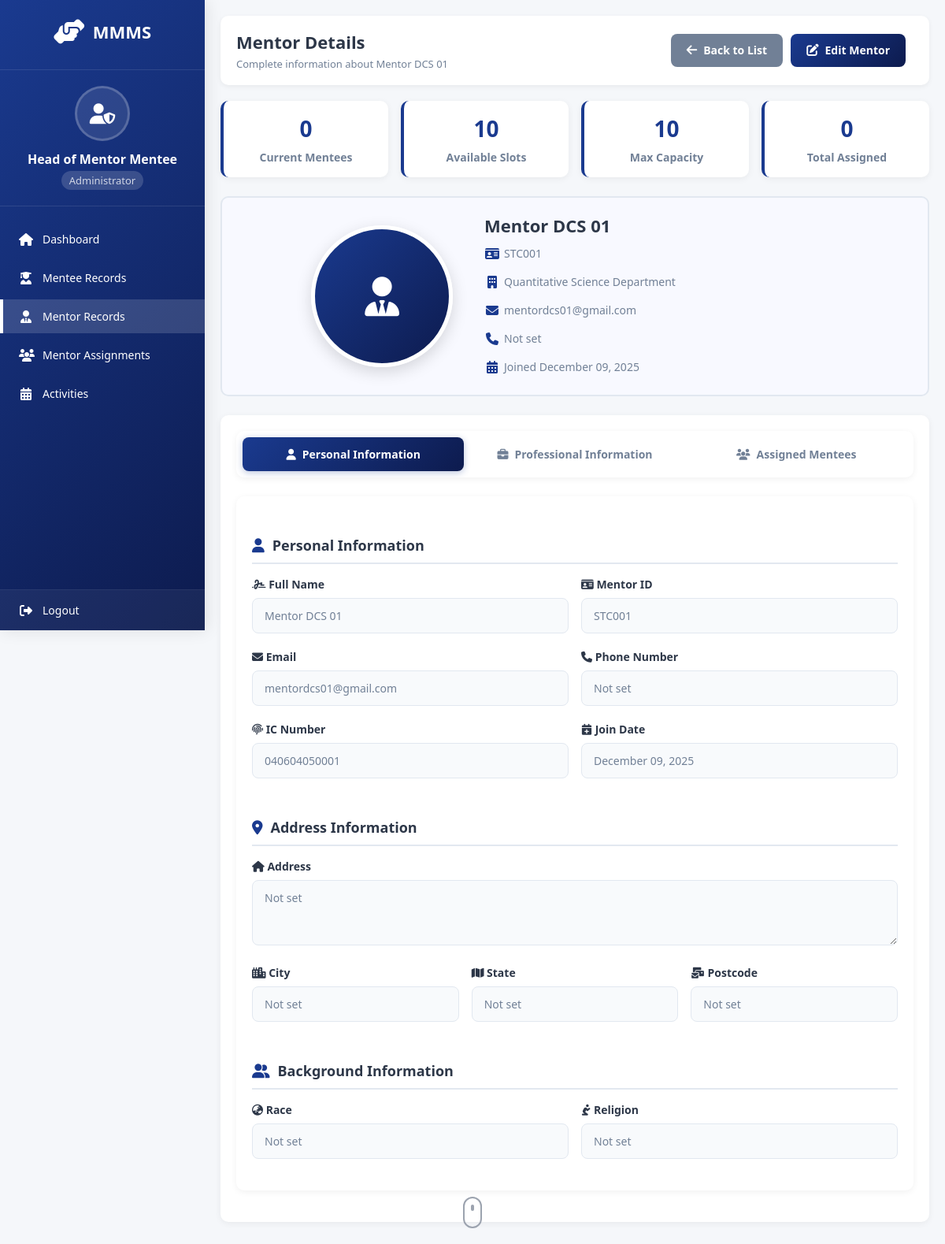
The app's page /mmms/head/mentors/view/STC001/ (signed in), older data.
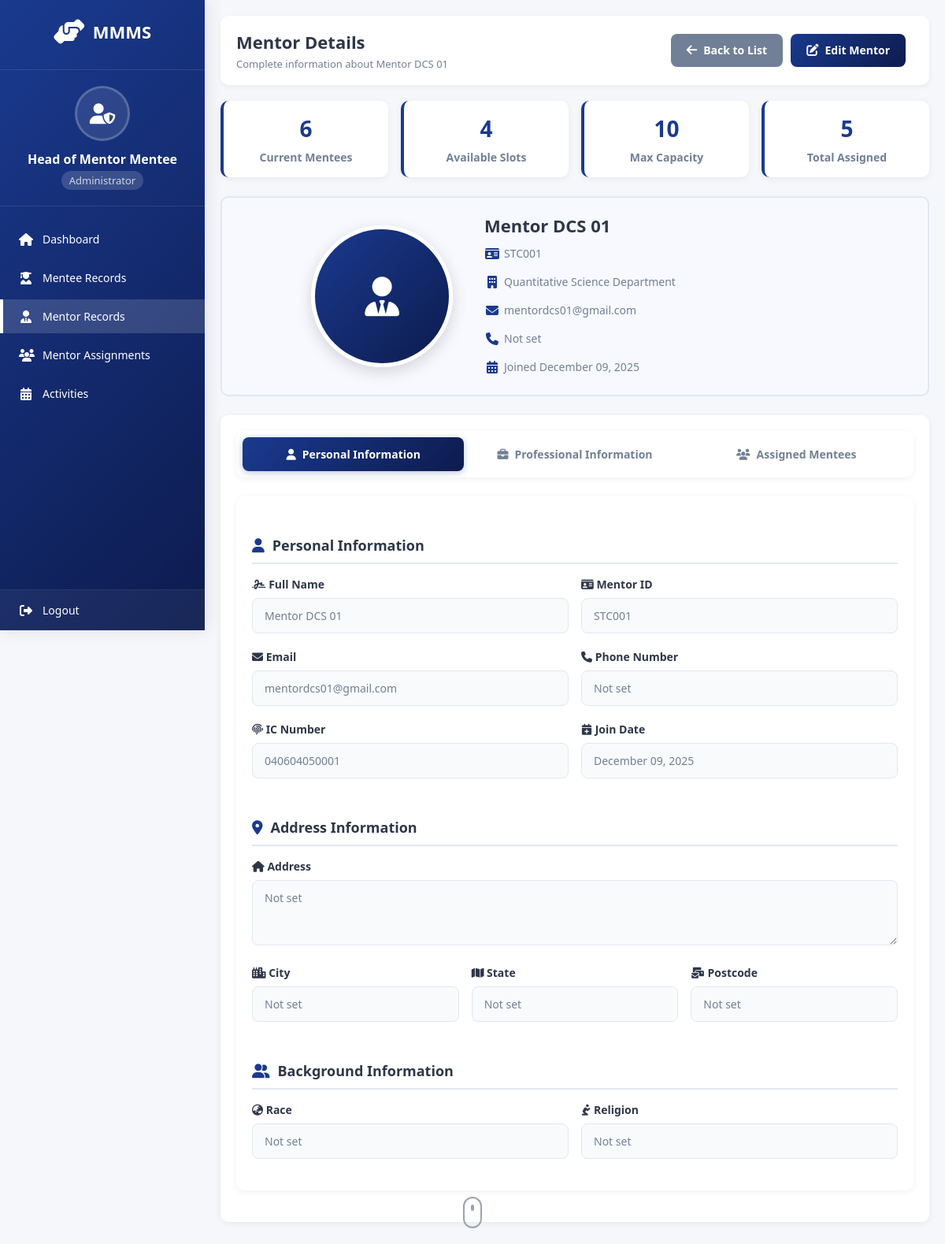
The same page, newer data.
### system/models.py (models this page shows, shortened)
class Mentor(models.Model):
    user = models.OneToOneField(settings.AUTH_USER_MODEL, on_delete=models.CASCADE)
    profile_picture = models.ImageField(upload_to='mentor_profile_pictures/', null=True, blank=True)
    MentorID = models.CharField(max_length=12, primary_key=True)
    MentorName = models.CharField(max_length=100)
    MentorEmail = models.EmailField()
    MentorPhone = models.CharField(max_length=15)
    MentorIC = models.CharField(max_length=15)
    MentorAddress = models.CharField(max_length=255)
    MentorPostcode = models.CharField(max_length=10)
    MentorCity = models.CharField(max_length=50)
    MentorState = models.CharField(max_length=50)
    MentorRace = models.CharField(max_length=50)
    MentorReligion = models.CharField(max_length=50)
    MentorDepartment = models.CharField(max_length=100)
    MaxMentees = models.IntegerField(default=20)
    CurrentMentees = models.IntegerField(default=0)
    MentorJoinDate = models.DateField()
    @property
    def vacancy_count(self):
        return self.MaxMentees - self.current_mentees_count
    @property
    def current_mentees_count(self):
        return self.assignments.filter(assignment_status='active').count()

### system/views.py (the view)
# urls.py: path('head/mentors/view/<str:mentor_id>/', views.view_mentor, name='view_mentor'),
@login_required
def view_mentor(request, mentor_id):
    if request.user.role != 'head':
        messages.error(request, 'Access denied. Head role required.')
        return redirect('homepage')
    try:
        mentor = Mentor.objects.get(MentorID=mentor_id)
        assigned_mentees = Mentee.objects.filter(assigned_mentor=mentor)
        male_mentees = assigned_mentees.filter(MenteeGender='male').count()
        female_mentees = assigned_mentees.filter(MenteeGender='female').count()
        vacancy_rate = int((mentor.vacancy_count / mentor.MaxMentees) * 100) if mentor.MaxMentees > 0 else 0
        context = {
            'mentor': mentor,
            'assigned_mentees': assigned_mentees,
            'male_mentees_count': male_mentees,
            'female_mentees_count': female_mentees,
            'vacancy_rate': vacancy_rate,
        }
        return render(request, 'head_view_mentor.html', context)
    except Mentor.DoesNotExist:
        messages.error(request, f'Mentor with ID {mentor_id} not found.')
        return redirect('manage_mentors')

### system/templates/head_view_mentor.html (shortened to what the changed rows need)
<!DOCTYPE html>
<html lang="en">
<head>
    <link rel="stylesheet" href="https://cdnjs.cloudflare.com/ajax/libs/font-awesome/6.4.0/css/all.min.css">
</head>
<body>
    <div class="main-content">
        <div class="content-header">
            <div class="header-left">
                <h1>Mentor Details</h1>
                <p>Complete information about {{ mentor.MentorName }}</p>
            </div>
        </div>
        <div class="stats-grid">
            <div class="stat-card">
                <div class="stat-value">{{ mentor.CurrentMentees }}</div>
                <div class="stat-label">Current Mentees</div>
            </div>
            <div class="stat-card">
                <div class="stat-value">{{ mentor.vacancy_count }}</div>
                <div class="stat-label">Available Slots</div>
            </div>
            <div class="stat-card">
                <div class="stat-value">{{ mentor.MaxMentees }}</div>
                <div class="stat-label">Max Capacity</div>
            </div>
            <div class="stat-card">
                <div class="stat-value">
                    {% if assigned_mentees %}
                    {{ assigned_mentees.count }}
                    {% else %}
                    0
                    {% endif %}
                </div>
                <div class="stat-label">Total Assigned</div>
            </div>
        </div>
        <div class="mentor-profile-section">
            <div class="mentor-basic-info">
                <h3>{{ mentor.MentorName }}</h3>
                <p><i class="fas fa-id-card"></i> {{ mentor.MentorID }}</p>
                <p><i class="fas fa-building"></i> {{ mentor.MentorDepartment }}</p>
                <p><i class="fas fa-envelope"></i> {{ mentor.MentorEmail }}</p>
                <p><i class="fas fa-phone"></i> {{ mentor.MentorPhone|default:"Not set" }}</p>
                <p><i class="fas fa-calendar-alt"></i> Joined {{ mentor.MentorJoinDate|date:"F d, Y" }}</p>
            </div>
        </div>
        <div class="profile-card">
            <div class="tab-content active" id="personal-tab">
                <h2 class="section-title">
                    <i class="fas fa-user"></i>
                    Personal Information
                </h2>
                <div class="form-row">
                    <div class="form-group">
                        <label for="MentorName">
                            <i class="fas fa-signature"></i> Full Name
                        </label>
                        <input type="text" id="MentorName" value="{{ mentor.MentorName }}" class="readonly-field"
                            readonly>
                    </div>
                    <div class="form-group">
                        <label for="MentorID">
                            <i class="fas fa-id-card"></i> Mentor ID
                        </label>
                        <input type="text" id="MentorID" value="{{ mentor.MentorID }}" class="readonly-field" readonly>
                    </div>
                </div>
                <div class="form-row">
                    <div class="form-group">
                        <label for="MentorEmail">
                            <i class="fas fa-envelope"></i> Email
                        </label>
                        <input type="email" id="MentorEmail" value="{{ mentor.MentorEmail }}" class="readonly-field"
                            readonly>
                    </div>
                    <div class="form-group">
                        <label for="MentorPhone">
                            <i class="fas fa-phone"></i> Phone Number
                        </label>
                        <input type="text" id="MentorPhone" value="{{ mentor.MentorPhone|default:'Not set' }}"
                            class="readonly-field" readonly>
                    </div>
                </div>
                <div class="form-row">
                    <div class="form-group">
                        <label for="MentorIC">
                            <i class="fas fa-fingerprint"></i> IC Number
                        </label>
                        <input type="text" id="MentorIC" value="{{ mentor.MentorIC|default:'Not set' }}"
                            class="readonly-field" readonly>
                    </div>
                    <div class="form-group">
                        <label for="MentorJoinDate">
                            <i class="fas fa-calendar-plus"></i> Join Date
                        </label>
                        <input type="text" id="MentorJoinDate" value="{{ mentor.MentorJoinDate|date:'F d, Y' }}"
                            class="readonly-field" readonly>
                    </div>
                </div>
                <h2 class="section-title">
                    <i class="fas fa-map-marker-alt"></i>
                    Address Information
                </h2>
                <div class="form-group">
                    <label for="MentorAddress">
                        <i class="fas fa-home"></i> Address
                    </label>
                    <textarea id="MentorAddress" class="readonly-field" rows="3"
                        readonly>{{ mentor.MentorAddress|default:'Not set' }}</textarea>
                </div>
                <div class="form-row">
                    <div class="form-group">
                        <label for="MentorCity">
                            <i class="fas fa-city"></i> City
                        </label>
                        <input type="text" id="MentorCity" value="{{ mentor.MentorCity|default:'Not set' }}"
                            class="readonly-field" readonly>
                    </div>
                    <div class="form-group">
                        <label for="MentorState">
                            <i class="fas fa-map"></i> State
                        </label>
                        <input type="text" id="MentorState" value="{{ mentor.MentorState|default:'Not set' }}"
                            class="readonly-field" readonly>
                    </div>
                    <div class="form-group">
                        <label for="MentorPostcode">
                            <i class="fas fa-mail-bulk"></i> Postcode
                        </label>
                        <input type="text" id="MentorPostcode" value="{{ mentor.MentorPostcode|default:'Not set' }}"
                            class="readonly-field" readonly>
                    </div>
                </div>
                <h2 class="section-title">
                    <i class="fas fa-user-friends"></i>
                    Background Information
                </h2>
                <div class="form-row">
                    <div class="form-group">
                        <label for="MentorRace">
                            <i class="fas fa-globe-asia"></i> Race
                        </label>
                        <input type="text" id="MentorRace" value="{{ mentor.MentorRace|default:'Not set' }}"
                            class="readonly-field" readonly>
                    </div>
                    <div class="form-group">
                        <label for="MentorReligion">
                            <i class="fas fa-pray"></i> Religion
                        </label>
                        <input type="text" id="MentorReligion" value="{{ mentor.MentorReligion|default:'Not set' }}"
                            class="readonly-field" readonly>
                    </div>
                </div>
            </div>
        </div>
    </div>
</body>
</html>

Row changes from the older to the newer data that the page shows:
changed Mentor "Mentor DCS 01": CurrentMentees "0" → "6"; vacancy_count "10" → "4"
Text that changed along with them:
{{ assigned_mentees.count }}: (not shown) → "5"
text no longer shown: "0"
